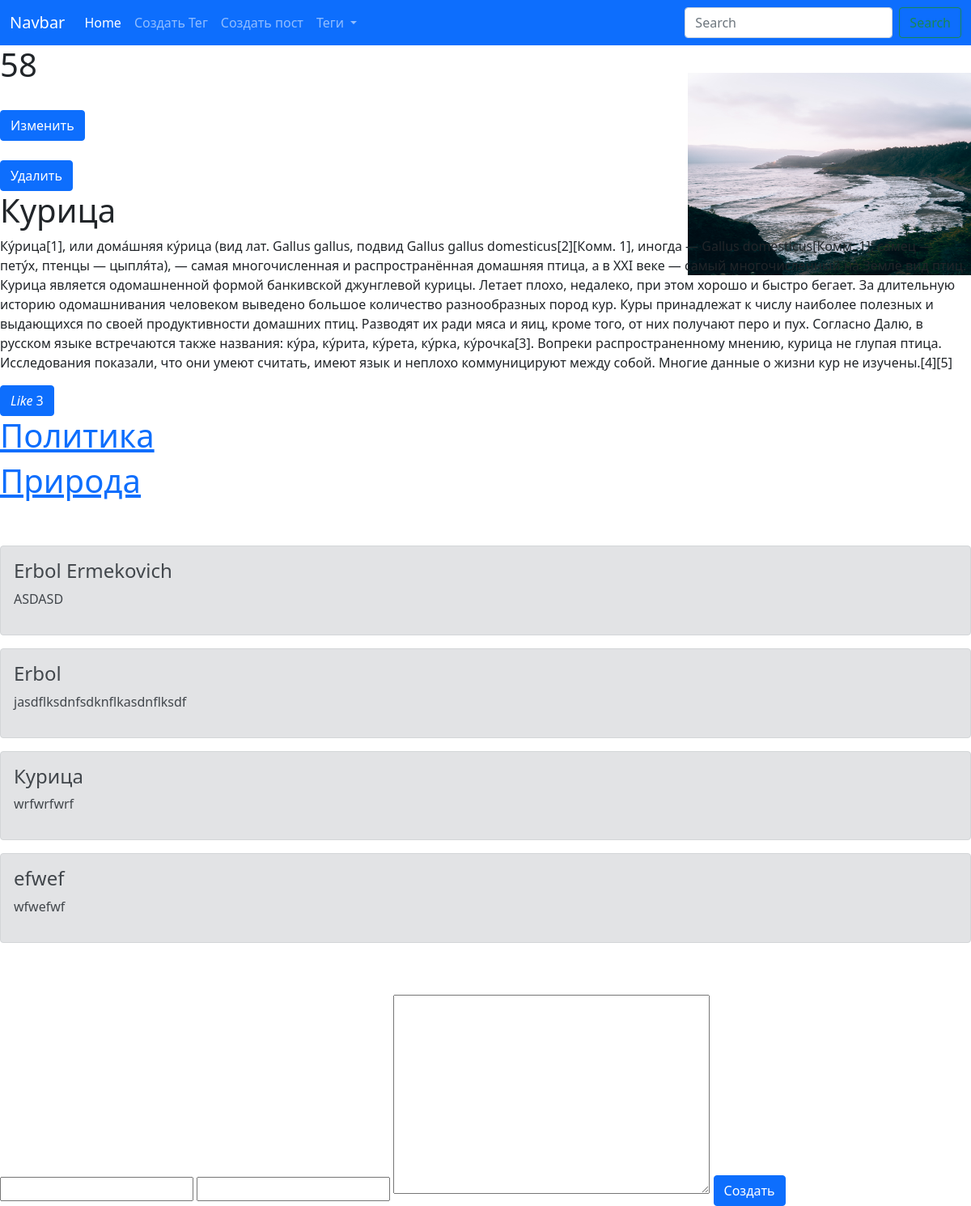
The app's page /posts/1/ with its own data.
### blog/models.py (models this page shows, shortened)
class Post(models.Model):
    name = models.CharField(max_length=100)
    article = models.TextField()
    liked = models.IntegerField(default=0)
    views = models.IntegerField(default=0)
    tags = models.ManyToManyField(Tag,related_name= 'post', verbose_name = 'Теги')

class Tag(models.Model):
    name = models.CharField(max_length=100)

class PostImage(models.Model):
    post = models.ForeignKey(Post,related_name= 'image',  on_delete=models.CASCADE)
    image = models.ImageField()

class Comment(models.Model):
    name = models.CharField(max_length=50)
    text = models.TextField(max_length=200)
    email = models.EmailField()
    post = models.ForeignKey(Post, related_name= 'comment', on_delete=models.CASCADE)
    active = models.BooleanField(default=True)
    created = models.DateTimeField(auto_now_add=True)
    updated = models.DateTimeField(auto_now=True)

### blog/views.py (the view, shortened to what this page needs)
# urls.py: path('posts/<int:pk>/', post_detail, name = "post_detail" ),
def post_detail(request, pk):
    post = Post.objects.get(pk=pk)
    form = CommentForm(request.POST or None)
    image = post.image.all()
    image = PostImage.objects.filter(post=post)
    post.views +=1
    post.save ()
    tags = Tag.objects.all()
    return render(request, 'post_detail.html', context = {'post': post, "tags":tags , 'form':form, 'image': image})

### blog/forms.py
class CommentForm(forms.ModelForm):
    class Meta:
        model = Comment
        fields = ('name', 'email', 'text', 'post')

### blog/templates/post_detail.html (shortened to what this page needs)
{% extends 'base.html' %}
    {% block content %}
        <h1>{{post.views}}</h1>
        <br>
        <a class='btn btn-primary' href = "{% url 'blog:post_edit' pk=post.pk %}">Изменить</a>
        <br>
        <br>
        <a class='btn btn-primary' href = "{% url 'blog:post_delete' pk=post.pk %}">Удалить</a>
        <br>
        <h1>{{post.name}}</h1>
        <p>{{post.article}}</p>
        <a class="btn btn-block btn-primary" href="{% url 'blog:post_like' pk=post.pk %}"><i class="fa fa-thumbs-up">Like</i> {{post.liked}}</a>
        {% for tag in post.tags.all %}
            <a href="{% url 'blog:tag_detail' pk=tag.id %}"><h1> {{tag.name}} </h1></a>
        {% endfor %}
        <br>
        {% for img in image %}
            <img style = "float:right; margin: -560px 00px 0px 15px; width:350px; height:250px;" src="{{img.image.url}}" alt="home" />
        {% endfor %}
        <br>
        {% for com in post.comment.all %}
        <div class="alert alert-secondary" role="alert">
            <h4>{{com.name}}</h4>
            <p> {{com.text}} <p>
        </div>
        {% endfor %}
        <br>
        <br>
        <form action = "{% url 'blog:post_detail' pk=post.pk %}" , method='POST'>
            {{form.name}}
            {{form.email}}
            {{form.text}}
            <button class = 'btn btn-primary'>
                Создать
            </button>
        </form>
    {% endblock %}

### blog/templates/base.html (shortened to what this page needs)
{% load static %}
<!doctype html>
<html lang="en">
  <head>
    <link href="https://cdn.jsdelivr.net/npm/bootstrap@5.1.0/dist/css/bootstrap.min.css" rel="stylesheet">
  </head>
  <body>
        <nav class="navbar navbar-expand-lg navbar-dark bg-primary">
        <div class="container-fluid">
            <a class="navbar-brand" href="#">Navbar</a>
            <div class="collapse navbar-collapse" id="navbarSupportedContent">
            <ul class="navbar-nav me-auto mb-2 mb-lg-0">
                <li class="nav-item">
                <a class="nav-link active" aria-current="page" href="{% url 'blog:post_list' %}">Home</a>
                </li>
                <li class="nav-item">
                <a class="nav-link" href="{% url 'blog:tag_create' %}">Создать Тег</a>
                </li>
                <li class="nav-item">
                <a class="nav-link" href="{% url 'blog:post_create' %}">Создать пост</a>
                </li>
                <li class="nav-item dropdown">
                <a class="nav-link dropdown-toggle" href="#" id="navbarDropdown" role="button" data-bs-toggle="dropdown" aria-expanded="false">
                    Теги
                </a>
                </li>
            </ul>
            <form class="d-flex">
                <input class="form-control me-2" type="search" placeholder="Search" aria-label="Search">
                <button class="btn btn-outline-success" type="submit">Search</button>
            </form>
            </div>
        </div>
        </nav>
        {% block  content %}
        {% endblock%}
    </body>
</html>

### records on screen
Post: views "58", name "Курица", article "Ку́рица[1], или дома́шняя ку́рица (вид лат. Gallus gallus, подвид Gallus gallus domesticus[2][Комм. 1], иногда — Gallus domesticus[Комм. 1]; самец — пету́х, птенцы — цыпля́та), — самая многочисленная и распространённая домашняя птица, а в XXI веке — самый многочисленный на Земле вид птиц. Курица является одомашненной формой банкивской джунглевой курицы. Летает плохо, недалеко, при этом хорошо и быстро бегает. За длительную историю одомашнивания человеком выведено большое количество разнообразных пород кур. Куры принадлежат к числу наиболее полезных и выдающихся по своей продуктивности домашних птиц. Разводят их ради мяса и яиц, кроме того, от них получают перо и пух. Согласно Далю, в…", liked "3"
Tag: name "Политика"
Tag: name "Природа"
PostImage: image (picture)
Comment: name "Erbol Ermekovich", text "ASDASD"
Comment: name "Erbol", text "jasdflksdnfsdknflkasdnflksdf"
Comment: name "Курица", text "wrfwrfwrf"
Comment: name "efwef", text "wfwefwf"
